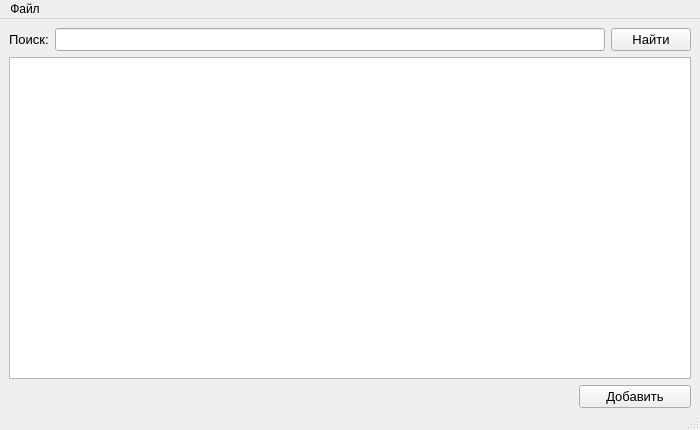
<?xml version="1.0" encoding="UTF-8"?>
<ui version="4.0">
 <class>Phonebook</class>
 <widget class="QMainWindow" name="Phonebook">
  <property name="geometry">
   <rect>
    <x>0</x>
    <y>0</y>
    <width>700</width>
    <height>430</height>
   </rect>
  </property>
  <property name="minimumSize">
   <size>
    <width>700</width>
    <height>430</height>
   </size>
  </property>
  <property name="maximumSize">
   <size>
    <width>700</width>
    <height>430</height>
   </size>
  </property>
  <property name="windowTitle">
   <string>Phonebook</string>
  </property>
  <property name="documentMode">
   <bool>false</bool>
  </property>
  <widget class="QWidget" name="centralwidget">
   <property name="sizePolicy">
    <sizepolicy hsizetype="Expanding" vsizetype="Expanding">
     <horstretch>4</horstretch>
     <verstretch>0</verstretch>
    </sizepolicy>
   </property>
   <layout class="QVBoxLayout" name="verticalLayout">
    <property name="bottomMargin">
     <number>0</number>
    </property>
    <item>
     <layout class="QHBoxLayout" name="horizontalLayout">
      <property name="sizeConstraint">
       <enum>QLayout::SetDefaultConstraint</enum>
      </property>
      <item>
       <widget class="QLabel" name="lbSearch">
        <property name="sizePolicy">
         <sizepolicy hsizetype="Preferred" vsizetype="Minimum">
          <horstretch>0</horstretch>
          <verstretch>0</verstretch>
         </sizepolicy>
        </property>
        <property name="maximumSize">
         <size>
          <width>16777215</width>
          <height>30</height>
         </size>
        </property>
        <property name="font">
         <font>
          <pointsize>10</pointsize>
         </font>
        </property>
        <property name="text">
         <string>Поиск:</string>
        </property>
       </widget>
      </item>
      <item>
       <widget class="QLineEdit" name="leSearch">
        <property name="font">
         <font>
          <pointsize>10</pointsize>
         </font>
        </property>
        <property name="text">
         <string/>
        </property>
       </widget>
      </item>
      <item>
       <widget class="QPushButton" name="btSearch">
        <property name="sizePolicy">
         <sizepolicy hsizetype="Minimum" vsizetype="Minimum">
          <horstretch>0</horstretch>
          <verstretch>0</verstretch>
         </sizepolicy>
        </property>
        <property name="maximumSize">
         <size>
          <width>16777215</width>
          <height>30</height>
         </size>
        </property>
        <property name="font">
         <font>
          <pointsize>10</pointsize>
         </font>
        </property>
        <property name="text">
         <string>Найти</string>
        </property>
       </widget>
      </item>
     </layout>
    </item>
    <item>
     <widget class="QTableWidget" name="tbMain">
      <property name="sizePolicy">
       <sizepolicy hsizetype="Expanding" vsizetype="Expanding">
        <horstretch>0</horstretch>
        <verstretch>0</verstretch>
       </sizepolicy>
      </property>
      <property name="font">
       <font>
        <pointsize>10</pointsize>
       </font>
      </property>
      <property name="mouseTracking">
       <bool>true</bool>
      </property>
      <property name="horizontalScrollBarPolicy">
       <enum>Qt::ScrollBarAlwaysOff</enum>
      </property>
      <property name="sizeAdjustPolicy">
       <enum>QAbstractScrollArea::AdjustIgnored</enum>
      </property>
      <property name="editTriggers">
       <set>QAbstractItemView::NoEditTriggers</set>
      </property>
      <property name="showDropIndicator" stdset="0">
       <bool>true</bool>
      </property>
      <property name="sortingEnabled">
       <bool>true</bool>
      </property>
      <property name="cornerButtonEnabled">
       <bool>true</bool>
      </property>
      <attribute name="horizontalHeaderVisible">
       <bool>false</bool>
      </attribute>
      <attribute name="horizontalHeaderCascadingSectionResizes">
       <bool>false</bool>
      </attribute>
      <attribute name="horizontalHeaderMinimumSectionSize">
       <number>160</number>
      </attribute>
      <attribute name="horizontalHeaderDefaultSectionSize">
       <number>160</number>
      </attribute>
      <attribute name="horizontalHeaderHighlightSections">
       <bool>true</bool>
      </attribute>
      <attribute name="horizontalHeaderStretchLastSection">
       <bool>true</bool>
      </attribute>
      <attribute name="verticalHeaderVisible">
       <bool>false</bool>
      </attribute>
      <column>
       <property name="text">
        <string>Имя</string>
       </property>
      </column>
      <column>
       <property name="text">
        <string>Телефон</string>
       </property>
      </column>
      <column>
       <property name="text">
        <string>Инфрмация</string>
       </property>
      </column>
     </widget>
    </item>
    <item>
     <layout class="QHBoxLayout" name="horizontalLayout_2">
      <property name="leftMargin">
       <number>570</number>
      </property>
      <property name="rightMargin">
       <number>0</number>
      </property>
      <item>
       <widget class="QPushButton" name="btNew">
        <property name="sizePolicy">
         <sizepolicy hsizetype="Minimum" vsizetype="Minimum">
          <horstretch>0</horstretch>
          <verstretch>0</verstretch>
         </sizepolicy>
        </property>
        <property name="font">
         <font>
          <pointsize>10</pointsize>
         </font>
        </property>
        <property name="text">
         <string>Добавить</string>
        </property>
       </widget>
      </item>
     </layout>
    </item>
   </layout>
  </widget>
  <widget class="QMenuBar" name="menubar">
   <property name="geometry">
    <rect>
     <x>0</x>
     <y>0</y>
     <width>700</width>
     <height>25</height>
    </rect>
   </property>
   <widget class="QMenu" name="menuFile">
    <property name="title">
     <string>Файл</string>
    </property>
    <addaction name="actionNew"/>
    <addaction name="actionSave"/>
    <addaction name="separator"/>
    <addaction name="separator"/>
    <addaction name="actionExit"/>
   </widget>
   <addaction name="menuFile"/>
  </widget>
  <widget class="QStatusBar" name="statusbar"/>
  <action name="actionOpen">
   <property name="text">
    <string>Open</string>
   </property>
  </action>
  <action name="actionSave">
   <property name="text">
    <string>Сохранить</string>
   </property>
  </action>
  <action name="actionPrint">
   <property name="text">
    <string>Print</string>
   </property>
  </action>
  <action name="actionExit">
   <property name="text">
    <string>Выход</string>
   </property>
  </action>
  <action name="actionNew">
   <property name="text">
    <string>Очистить</string>
   </property>
  </action>
  <action name="actionLanguage">
   <property name="text">
    <string>Language</string>
   </property>
  </action>
 </widget>
 <resources/>
 <connections/>
</ui>
